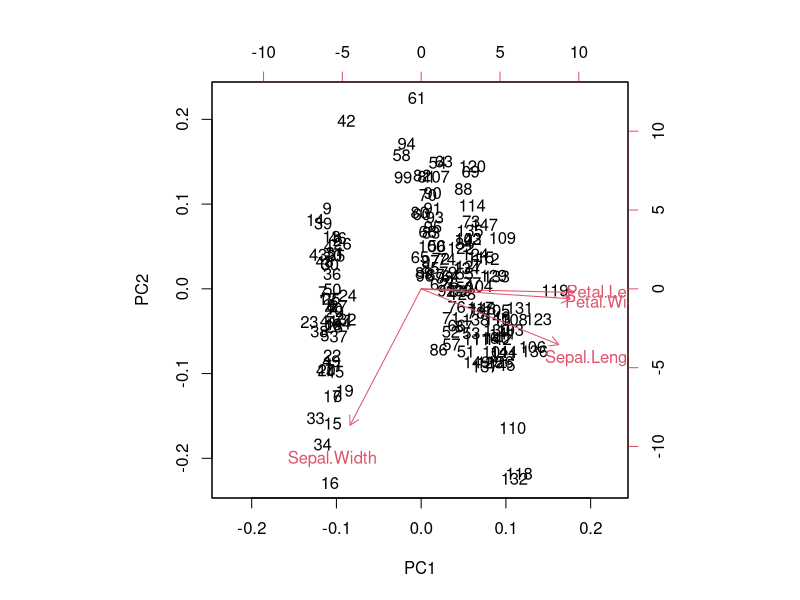
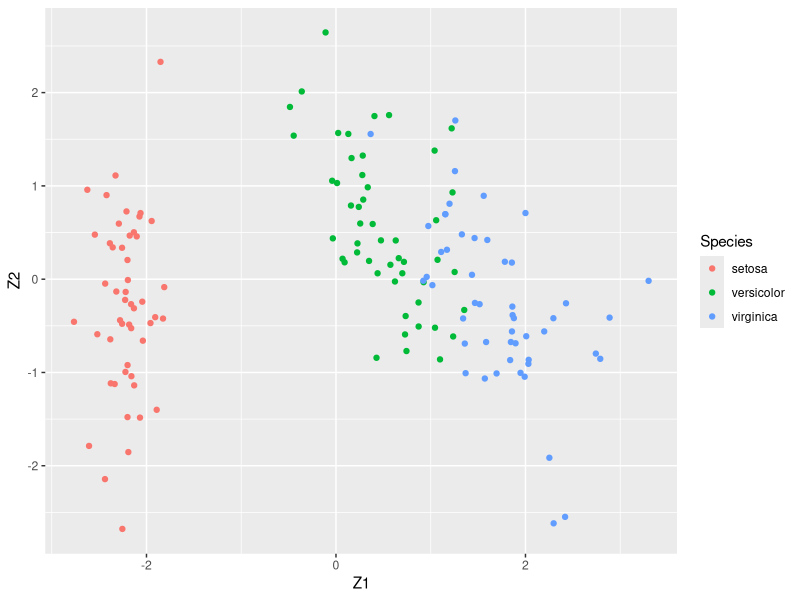
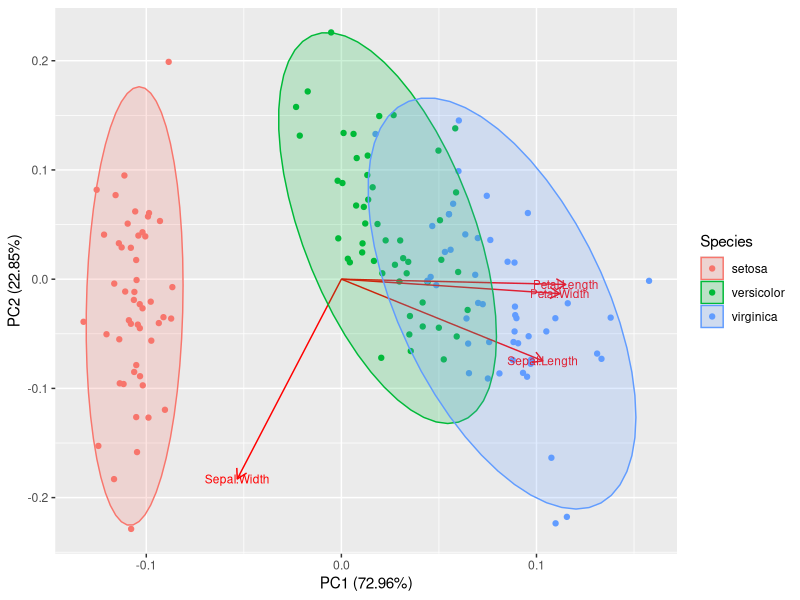
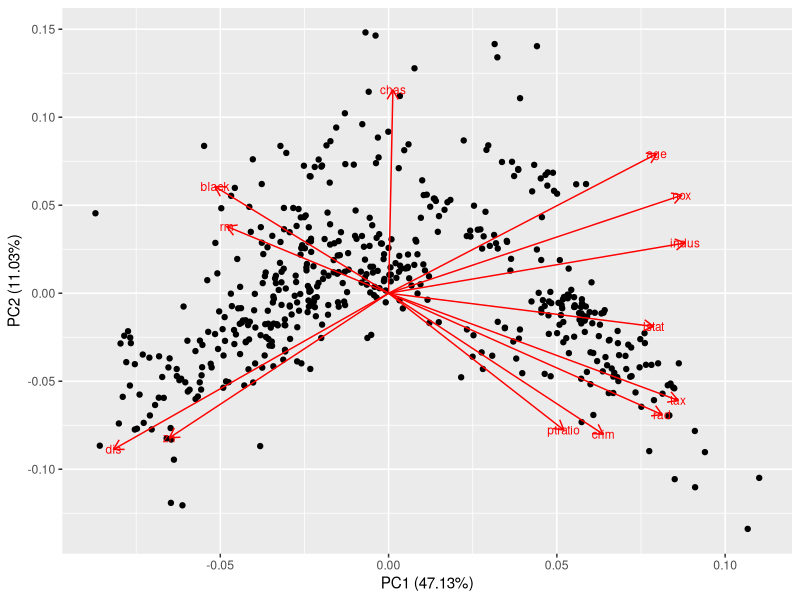

Write R code to recreate these figures, in order.
library(tidyverse)
library(caret)
library(ggfortify)

X <- data.frame(x1=rnorm(10,2,3.5),x2=rnorm(10,5,1.6),x3=rnorm(10,17,22))
X_cs_proc <- preProcess(X,method = c("center","scale")) 
X_cs_df <- predict(X_cs_proc,X)


pr_out1 <- prcomp(X,center = T,scale = T)

as.matrix(X_cs_df) %*% pr_out1$rotation
pr_out1$x

pr_out2 <- prcomp(X_cs_df)

as.matrix(X_cs_df) %*% pr_out2$rotation
pr_out2$x

pr_out3 <- prcomp(X)

as.matrix(apply(X, 2, function(x) x - mean(x))) %*% pr_out3$rotation
pr_out3$x


iris_X <- iris %>% dplyr::select(-Species)
pr_iris <- prcomp(iris_X,center=T,scale=T)
Z <- as.data.frame(pr_iris$x)
Z
names(Z) <- c("Z1","Z2")
Z$Species <- iris$Species

biplot(pr_iris)

Z %>% ggplot(aes(x=Z1,y=Z2,color=Species)) + geom_point()

autoplot(prcomp(iris[ ,1:4],center=T,scale=T), 
         data = iris,colour = 'Species',
         frame = TRUE, frame.type = 'norm',
         loadings.label = TRUE, loadings.label.size = 3)

(pr_var <- pr_iris$sdev ^2)

(pve <- pr_var/sum(pr_var))

cumsum(pve)

library(MASS)

autoplot(prcomp(Boston[,-c(14)],center=T,scale=T), data = Boston,loadings.label = TRUE, loadings.label.size = 3)
